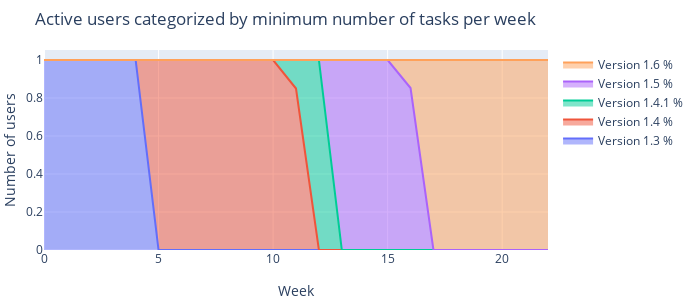

Notebook source saved alongside this figure:
### Code cell
go.Figure(
    [go.Scatter(
        y = versions[nr].fillna(0),
        name = nr,
        stackgroup='one' 
    ) for nr in versions.drop('sum', axis = 1).columns],
    layout = go.Layout(
        width = 700,
        height = 300,
        xaxis = {
            'title': 'Week'
        },
        yaxis = {
            'title': 'Number of users'
        },
        title = 'Active users categorized by minimum number of tasks per week',
        margin = {
            't': 50,
            'b': 50,
            'l': 20,
            'r': 20
        }
    )
)

### Figure 1 — Plotly figure (JSON) as saved in the notebook; plotly's stock layout.template omitted (floating-point values rounded to 4 significant figures)
{"data": [{"name": "Version 1.3 %", "stackgroup": "one", "type": "scatter", "y": [1, 1, 1, 1, 1, 0, 0, 0, 0, 0, 0, 0, 0, 0, 0, 0, 0, 0, 0, 0, 0, 0, 0]}, {"name": "Version 1.4 %", "stackgroup": "one", "type": "scatter", "y": [0, 0, 0, 0, 0, 1, 1, 1, 1, 1, 1, 0.8499, 0, 0, 0, 0, 0, 0, 0, 0, 0, 0, 0]}, {"name": "Version 1.4.1 %", "stackgroup": "one", "type": "scatter", "y": [0, 0, 0, 0, 0, 0, 0, 0, 0, 0, 0, 0.1501, 1, 0, 0, 0, 0, 0, 0, 0, 0, 0, 0]}, {"name": "Version 1.5 %", "stackgroup": "one", "type": "scatter", "y": [0, 0, 0, 0, 0, 0, 0, 0, 0, 0, 0, 0, 0, 1, 1, 1, 0.8525, 0, 0, 0, 0, 0, 0]}, {"name": "Version 1.6 %", "stackgroup": "one", "type": "scatter", "y": [0, 0, 0, 0, 0, 0, 0, 0, 0, 0, 0, 0, 0, 0, 0, 0, 0.1475, 1, 1, 1, 1, 1, 1]}], "layout": {"height": 300, "margin": {"b": 50, "l": 20, "r": 20, "t": 50}, "title": {"text": "Active users categorized by minimum number of tasks per week"}, "width": 700, "xaxis": {"title": {"text": "Week"}}, "yaxis": {"title": {"text": "Number of users"}}}}
